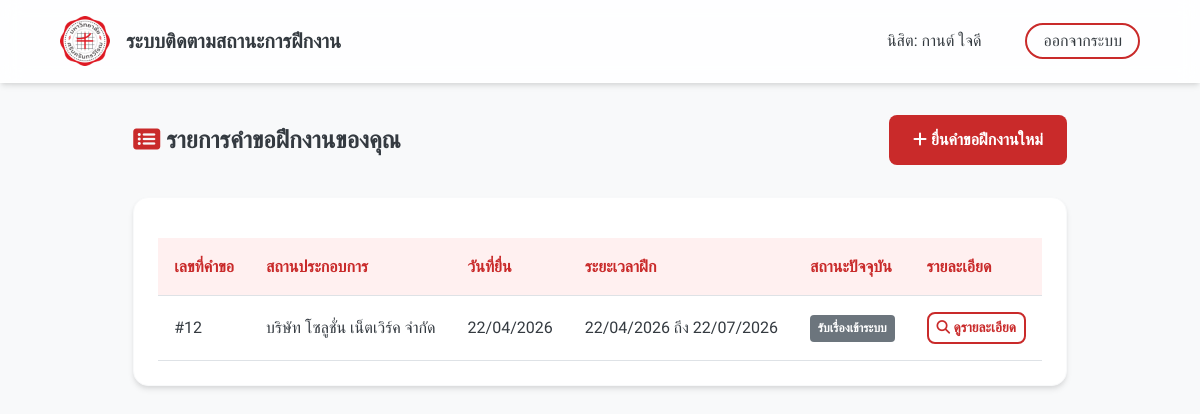
Screenshot of /student_dashboard.php (signed in) with the database file from the repository.
### tables this page shows
CREATE TABLE `internship_request` (
  `request_id` int(11) NOT NULL,
  `student_id` varchar(20) NOT NULL,
  `company_id` int(11) NOT NULL,
  `internship_position` varchar(255) DEFAULT NULL,
  `start_date` date DEFAULT NULL,
  `end_date` date DEFAULT NULL,
  `status` int(11) NOT NULL DEFAULT 1,
  `supervision_note` text DEFAULT NULL,
  `created_at` timestamp NOT NULL DEFAULT current_timestamp()
);

CREATE TABLE `company` (
  `company_id` int(11) NOT NULL,
  `company_name` varchar(255) NOT NULL,
  `address` text DEFAULT NULL,
  `contact_person` varchar(150) DEFAULT NULL,
  `contact_phone` varchar(10) DEFAULT NULL,
  `contact_email` varchar(100) DEFAULT NULL
);

### student_dashboard.php (the view, shortened to what this page needs)
<?php
require 'db.php';
$stmt = $pdo->prepare("
    SELECT r.*, c.company_name
    FROM Internship_Request r
    JOIN Company c ON r.company_id = c.company_id
    WHERE r.student_id = ?
    ORDER BY r.created_at DESC
");
$stmt->execute([$_SESSION['user_id']]);
$requests = $stmt->fetchAll();
?>
<!DOCTYPE html>
<html lang="th">
<head>
    <link rel="stylesheet" href="style_sst.css">
    <link rel="stylesheet" href="https://cdnjs.cloudflare.com/ajax/libs/font-awesome/6.4.0/css/all.min.css">
</head>
<body>
    <nav class="navbar">
        <div class="nav-brand">
            <img src="img/Srinakharinwirot_Logo (1).png" alt="SWU Logo" onerror="this.src='img/images.png'">
            <span>ระบบติดตามสถานะการฝึกงาน</span>
        </div>
        <div class="nav-links">
            <span style="margin-right: 1rem; font-weight: 500;">นิสิต: <?php echo htmlspecialchars($_SESSION['name']); ?></span>
            <a href="logout.php" class="btn-outline" style="padding: 0.4rem 1rem; border-radius: 50px;">ออกจากระบบ</a>
        </div>
    </nav>
    <div class="container">
        <div style="display: flex; justify-content: space-between; align-items: center; margin-bottom: 2rem;">
            <h2><i class="fas fa-list-alt" style="color: var(--primary-red);"></i> รายการคำขอฝึกงานของคุณ</h2>
            <a href="student_request.php" class="btn btn-primary"><i class="fas fa-plus"></i> ยื่นคำขอฝึกงานใหม่</a>
        </div>
        <div class="card table-responsive">
            <table class="table">
                <thead>
                    <tr>
                        <th>เลขที่คำขอ</th>
                        <th>สถานประกอบการ</th>
                        <th>วันที่ยื่น</th>
                        <th>ระยะเวลาฝึก</th>
                        <th>สถานะปัจจุบัน</th>
                        <th>รายละเอียด</th>
                    </tr>
                </thead>
                <tbody>
                    <?php if (count($requests) > 0): ?>
                        <?php foreach($requests as $req): ?>
                        <tr>
                            <td>#<?php echo $req['request_id']; ?></td>
                            <td><?php echo htmlspecialchars($req['company_name']); ?></td>
                            <td><?php echo date('d/m/Y', strtotime($req['created_at'])); ?></td>
                            <td>
                                <?php echo date('d/m/Y', strtotime($req['start_date'])); ?>
                                ถึง
                                <?php echo date('d/m/Y', strtotime($req['end_date'])); ?>
                            </td>
                            <td><?php echo getStatusBadge($req['status']); ?></td>
                            <td><a href="view_detail.php?id=<?php echo $req['request_id']; ?>" class="btn btn-outline" style="padding: 0.2rem 0.5rem; font-size: 0.85rem;">
                                <i class="fas fa-search"></i> ดูรายละเอียด</a></td>
                        </tr>
                        <?php endforeach; ?>
                    <?php else: ?>
                        <tr>
                            <td colspan="6" style="text-align: center; padding: 2rem;">คุณยังไม่มีข้อมูลการขอฝึกงาน</td>
                        </tr>
                    <?php endif; ?>
                </tbody>
            </table>
        </div>
    </div>
</body>
</html>

### db.php (shortened to what this page needs)
<?php
function getStatusBadge($status) {
    switch($status) {
        case 1: return '<span class="badge bg-1">รับเรื่องเข้าระบบ</span>';
    }
}
?>

### style_sst.css (style rules this page uses)
:root { --primary-red: #c92a2a; --primary-red-hover: #b02323; --light-red: #fff0f0; --dark-gray: #343a40; --medium-gray: #868e96; --light-gray: #f8f9fa; --white: #ffffff; --glass-bg: rgba(255, 255, 255, 0.85); --glass-border: rgba(255, 255, 255, 0.18); --shadow-sm: 0 4px 6px -1px rgba(0, 0, 0, 0.1), 0 2px 4px -1px rgba(0, 0, 0, 0.06); --shadow-md: 0 10px 15px -3px rgba(0, 0, 0, 0.1), 0 4px 6px -2px rgba(0, 0, 0, 0.05); --shadow-lg: 0 20px 25px -5px rgba(0, 0, 0, 0.1), 0 10px 10px -5px rgba(0, 0, 0, 0.04); }
* { margin: 0; padding: 0; box-sizing: border-box; font-family: 'Prompt', sans-serif; }
body { background-color: var(--light-gray); color: var(--dark-gray); line-height: 1.6; min-height: 100vh; display: flex; flex-direction: column; }
.navbar { background: var(--glass-bg); backdrop-filter: blur(10px); -webkit-backdrop-filter: blur(10px); border-bottom: 1px solid var(--glass-border); position: sticky; top: 0; z-index: 1000; padding: 1rem 5%; display: flex; justify-content: space-between; align-items: center; box-shadow: var(--shadow-sm); }
.nav-brand { display: flex; align-items: center; gap: 1rem; text-decoration: none; color: var(--dark-gray); font-weight: 700; font-size: 1.25rem; }
.nav-brand img { height: 50px; width: auto; }
.nav-links a { text-decoration: none; color: var(--dark-gray); margin-left: 1.5rem; font-weight: 500; transition: color 0.3s; }
.container { max-width: 1200px; margin: 0 auto; padding: 2rem 15px; flex: 1; }
.card { background: var(--white); border-radius: 15px; padding: 1.5rem; box-shadow: var(--shadow-sm); transition: transform 0.3s, box-shadow 0.3s; border: 1px solid var(--light-gray); }
.btn { display: inline-block; padding: 0.75rem 1.5rem; border: none; border-radius: 8px; font-size: 1rem; font-weight: 600; cursor: pointer; text-align: center; text-decoration: none; transition: all 0.3s; }
.btn-primary { background-color: var(--primary-red); color: var(--white); }
.btn-outline { background-color: transparent; border: 2px solid var(--primary-red); color: var(--primary-red); }
.table-responsive { overflow-x: auto; }
.table { width: 100%; border-collapse: collapse; margin-top: 1rem; }
.table th, .table td { padding: 1rem; border-bottom: 1px solid #dee2e6; text-align: left; }
.table th { background-color: var(--light-red); color: var(--primary-red); font-weight: 600; }
.badge { padding: 0.35em 0.65em; font-size: 0.75em; font-weight: 700; border-radius: 0.25rem; color: #fff; display: inline-block; }
.bg-1 { background-color: #6c757d; }

### rows the page displays
internship_request: request_id "12", company.company_name "บริษัท โซลูชั่น เน็ตเวิร์ค จำกัด", created_at "22/04/2026", start_date "22/04/2026", end_date "22/07/2026", status "รับเรื่องเข้าระบบ"

### other values shown
$_SESSION['name'] "กานต์ ใจดี"
